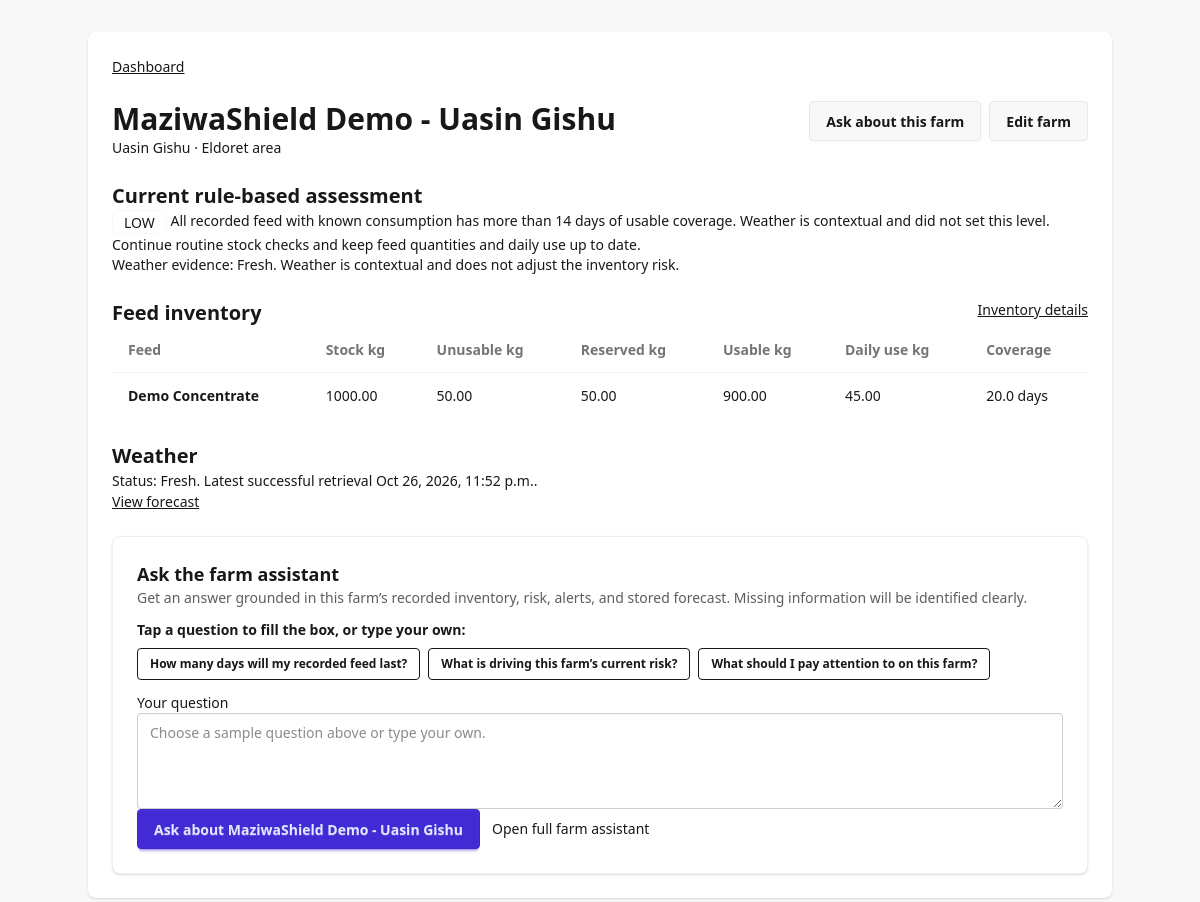
Screenshot of /farms/4/ (signed in) with the database file from the repository.
### farms/models.py (models this page shows, shortened)
class Farm(models.Model):
    owner = models.ForeignKey(
        settings.AUTH_USER_MODEL,
        on_delete=models.PROTECT,
        related_name="farms",
    )
    name = models.CharField(max_length=150)
    county = models.CharField(max_length=100, blank=True)
    location = models.CharField(max_length=255)
    herd_size = models.PositiveIntegerField(null=True, blank=True)
    average_daily_milk_litres = models.DecimalField(
        max_digits=10,
        decimal_places=2,
        null=True,
        blank=True,
        validators=[MinValueValidator(Decimal("0"))],
    )
    milk_price_per_litre_kes = models.DecimalField(
        max_digits=10,
        decimal_places=2,
        null=True,
        blank=True,
        validators=[MinValueValidator(Decimal("0"))],
    )
    latitude = models.DecimalField(
        max_digits=9,
        decimal_places=6,
        null=True,
        blank=True,
        validators=[MinValueValidator(Decimal("-90")), MaxValueValidator(Decimal("90"))],
    )
    longitude = models.DecimalField(
        max_digits=9,
        decimal_places=6,
        null=True,
        blank=True,
        validators=[
            MinValueValidator(Decimal("-180")),
            MaxValueValidator(Decimal("180")),
        ],
    )
    created_at = models.DateTimeField(auto_now_add=True)
    updated_at = models.DateTimeField(auto_now=True)
    class Meta:
        ordering = ["name"]
        constraints = [
            models.CheckConstraint(
                condition=(
                    Q(latitude__isnull=True, longitude__isnull=True)
                    | Q(latitude__isnull=False, longitude__isnull=False)
                ),
                name="farm_coordinates_both_or_neither",
            ),
            models.CheckConstraint(
                condition=Q(latitude__isnull=True)
                | Q(latitude__gte=Decimal("-90"), latitude__lte=Decimal("90")),
                name="farm_latitude_in_range",
            ),
            models.CheckConstraint(
                condition=Q(longitude__isnull=True)
                | Q(longitude__gte=Decimal("-180"), longitude__lte=Decimal("180")),
                name="farm_longitude_in_range",
            ),
        ]

class FeedInventory(models.Model):
    farm = models.ForeignKey(
        Farm,
        on_delete=models.CASCADE,
        related_name="inventory",
    )
    feed_type = models.ForeignKey(
        FeedType,
        on_delete=models.PROTECT,
        related_name="inventory_records",
    )
    stock_kg = models.DecimalField(
        max_digits=12,
        decimal_places=2,
        validators=[MinValueValidator(Decimal("0"))],
    )
    unusable_kg = models.DecimalField(
        max_digits=12,
        decimal_places=2,
        default=Decimal("0"),
        validators=[MinValueValidator(Decimal("0"))],
    )
    reserved_kg = models.DecimalField(
        max_digits=12,
        decimal_places=2,
        default=Decimal("0"),
        validators=[MinValueValidator(Decimal("0"))],
    )
    daily_consumption_kg = models.DecimalField(
        max_digits=10,
        decimal_places=2,
        validators=[MinValueValidator(Decimal("0"))],
        help_text="Recorded daily consumption for this feed type.",
    )
    updated_at = models.DateTimeField(auto_now=True)
    class Meta:
        ordering = ["farm__name", "feed_type__name"]
        constraints = [
            models.UniqueConstraint(
                fields=["farm", "feed_type"],
                name="unique_farm_feed_inventory",
            ),
            models.CheckConstraint(
                condition=Q(stock_kg__gte=0),
                name="inventory_stock_nonnegative",
            ),
            models.CheckConstraint(
                condition=Q(unusable_kg__gte=0),
                name="inventory_unusable_nonnegative",
            ),
            models.CheckConstraint(
                condition=Q(reserved_kg__gte=0),
                name="inventory_reserved_nonnegative",
            ),
            models.CheckConstraint(
                condition=Q(daily_consumption_kg__gte=0),
                name="inventory_consumption_nonnegative",
            ),
            models.CheckConstraint(
                condition=Q(unusable_kg__lte=models.F("stock_kg")),
                name="inventory_unusable_not_above_stock",
            ),
            models.CheckConstraint(
                condition=Q(reserved_kg__lte=models.F("stock_kg")),
                name="inventory_reserved_not_above_stock",
            ),
            models.CheckConstraint(
                condition=Q(
                    unusable_kg__lte=(
                        models.F("stock_kg") - models.F("reserved_kg")
                    )
                ),
                name="inventory_usable_stock_nonnegative",
            ),
        ]
    @property
    def usable_stock_kg(self):
        return (
            self.stock_kg
            - self.unusable_kg
            - self.reserved_kg
        )
    @property
    def coverage_days(self):
        if self.daily_consumption_kg is None or self.daily_consumption_kg <= 0:
            return None
        return self.usable_stock_kg / self.daily_consumption_kg

class FeedType(models.Model):
    class Category(models.TextChoices):
        HAY = "hay", "Hay"
        SILAGE = "silage", "Silage"
        PASTURE = "pasture", "Pasture"
        CONCENTRATE = "concentrate", "Concentrate"
        OTHER = "other", "Other"
    name = models.CharField(max_length=100, unique=True)
    category = models.CharField(
        max_length=20,
        choices=Category.choices,
        default=Category.OTHER,
    )
    description = models.TextField(blank=True, null=True)
    created_at = models.DateTimeField(auto_now_add=True)
    class Meta:
        ordering = ["name"]

### weather/models.py (models this page shows, shortened)
class WeatherForecastRun(models.Model):
    class Source(models.TextChoices):
        OPEN_METEO = "open_meteo", "Open-Meteo"
    class Status(models.TextChoices):
        SUCCESS = "SUCCESS", "Success"
        PARTIAL = "PARTIAL", "Partial"
        FAILED = "FAILED", "Failed"
    farm = models.ForeignKey(
        "farms.Farm",
        on_delete=models.CASCADE,
        related_name="weather_forecast_runs",
    )
    source = models.CharField(max_length=100, choices=Source.choices)
    fetched_at = models.DateTimeField(default=timezone.now)
    requested_latitude = models.DecimalField(
        max_digits=9,
        decimal_places=6,
        null=True,
        blank=True,
    )
    requested_longitude = models.DecimalField(
        max_digits=9,
        decimal_places=6,
        null=True,
        blank=True,
    )
    provider_timezone = models.CharField(max_length=100, null=True, blank=True)
    status = models.CharField(max_length=10, choices=Status.choices)
    error_summary = models.CharField(max_length=255, null=True, blank=True)
    created_at = models.DateTimeField(auto_now_add=True)
    class Meta:
        ordering = ["-fetched_at", "-pk"]
        indexes = [
            models.Index(fields=["farm", "-fetched_at"], name="weather_run_farm_time_idx"),
            models.Index(
                fields=["farm", "status", "-fetched_at"],
                name="weather_run_usable_idx",
            ),
        ]

### core/views.py (the view)
# urls.py: path('farms/<int:farm_id>/', views.farm_detail, name="farm_detail"),
@login_required
def farm_detail(request, farm_id):
  from django.shortcuts import get_object_or_404
  from weather.services.forecasts import forecast_freshness, last_successful_retrieval
  from weather.views import _farm_local_today
  farm = get_object_or_404(Farm, pk=farm_id, owner=request.user)
  result = evaluate_farm_risk(farm, persist=False)
  today = _farm_local_today()
  return render(request, "farms/farm_detail.html", {
    "farm": farm, "risk": result, "inventory": farm.inventory.select_related("feed_type"),
    "weather": forecast_freshness(farm, today), "last_retrieval": last_successful_retrieval(farm),
  })

### monitoring/services/risk.py (called while the page is built)
def _threshold(name, default):
    try:
        value = Decimal(str(getattr(settings, name, default)))
    except (InvalidOperation, TypeError, ValueError):
        return default
    if not value.is_finite() or value <= 0:
        return default
    return value

def _inventory_risk(coverage, high_days, medium_days):
    if coverage is None:
        return "UNKNOWN"
    if coverage <= high_days:
        return "HIGH"
    if coverage <= medium_days:
        return "MEDIUM"
    return "LOW"

def _farm_date(now):
    zone_name = getattr(settings, "WEATHER_PROVIDER_TIMEZONE", "Africa/Nairobi")
    try:
        zone = ZoneInfo(zone_name)
        return now.astimezone(zone).date()
    except (ZoneInfoNotFoundError, ValueError):
        return timezone.localdate(now)

def _recommendation(level, inventory_items):
    if level == "HIGH":
        return "Review the listed feed balances and arrange replenishment or a verified alternative for feed with 7 days or less of coverage."
    if level == "MEDIUM":
        return "Plan replenishment for feed with 14 days or less of coverage and confirm the recorded daily use is current."
    if level == "LOW":
        return "Continue routine stock checks and keep feed quantities and daily use up to date."
    return "Record a positive daily consumption value and inventory before relying on a coverage estimate."

### weather/services/forecasts.py (called while the page is built)
def _forecast_settings():
    horizon = int(getattr(settings, "WEATHER_FORECAST_DAYS", DEFAULT_FORECAST_DAYS))
    if not 1 <= horizon <= 16:
        horizon = DEFAULT_FORECAST_DAYS
    provider_timezone = getattr(
        settings,
        "WEATHER_PROVIDER_TIMEZONE",
        DEFAULT_PROVIDER_TIMEZONE,
    )
    timeout = float(getattr(settings, "WEATHER_HTTP_TIMEOUT_SECONDS", 15))
    return horizon, provider_timezone, timeout

def models_q_usable_records():
    return (
        Q(precipitation_mm__isnull=False)
        | Q(temperature_min_c__isnull=False)
        | Q(temperature_max_c__isnull=False)
    )

def _usable_records(farm, forecast_date=None):
    queryset = WeatherRecord.objects.filter(
        forecast_run__farm=farm,
        forecast_run__status__in=[
            WeatherForecastRun.Status.SUCCESS,
            WeatherForecastRun.Status.PARTIAL,
        ],
    ).filter(models_q_usable_records())
    if forecast_date is not None:
        queryset = queryset.filter(forecast_date=forecast_date)
    return queryset.order_by("-forecast_run__fetched_at", "-forecast_run_id", "-pk")

### templates/farms/farm_detail.html
{% extends 'base.html' %}{% block title %}{{ farm.name }} | MaziwaShield{% endblock %}{% block content %}
<main class="min-h-screen bg-base-200 p-4 sm:p-8"><article class="card mx-auto max-w-5xl bg-base-100 shadow"><div class="card-body space-y-4"><a class="link w-fit" href="{% url 'core:dashboard' %}">Dashboard</a><div class="flex flex-wrap justify-between gap-3"><div><h1 class="text-3xl font-bold">{{ farm.name }}</h1><p>{% if farm.county %}{{ farm.county }} · {% endif %}{{ farm.location }}</p></div><div class="flex gap-2"><a class="btn" href="{% url 'assistantAnalytics:ask' %}?farm={{ farm.id }}">Ask about this farm</a><a class="btn" href="{% url 'core:farm_edit' farm.id %}">Edit farm</a></div></div><section><h2 class="text-xl font-semibold">Current rule-based assessment</h2><p><span class="badge">{{ risk.risk_level }}</span> {{ risk.explanation }}</p><p>{{ risk.recommended_action }}</p><p class="text-sm">Weather evidence: {{ risk.weather.status|title }}. Weather is contextual and does not adjust the inventory risk.</p></section><section><div class="flex justify-between"><h2 class="text-xl font-semibold">Feed inventory</h2><a class="link" href="{% url 'core:inventory_list' farm.id %}">Inventory details</a></div>{% if inventory %}<div class="overflow-x-auto"><table class="table table-zebra"><thead><tr><th>Feed</th><th>Stock kg</th><th>Unusable kg</th><th>Reserved kg</th><th>Usable kg</th><th>Daily use kg</th><th>Coverage</th></tr></thead><tbody>{% for item in inventory %}<tr><th>{{ item.feed_type.name }}</th><td>{{ item.stock_kg }}</td><td>{{ item.unusable_kg }}</td><td>{{ item.reserved_kg }}</td><td>{{ item.usable_stock_kg }}</td><td>{{ item.daily_consumption_kg }}</td><td>{% if item.coverage_days is not None %}{{ item.coverage_days|floatformat:1 }} days{% else %}Unknown{% endif %}</td></tr>{% endfor %}</tbody></table></div>{% else %}<div role="alert" class="alert alert-info">No feed inventory has been recorded.</div>{% endif %}</section><section><h2 class="text-xl font-semibold">Weather</h2><p>Status: {{ weather.status|title }}. {% if last_retrieval %}Latest successful retrieval {{ last_retrieval.fetched_at|date:'M j, Y, P' }}.{% else %}No successful retrieval is available.{% endif %}</p><a class="link" href="{% url 'weather:farm_forecast' farm.id %}">View forecast</a></section><div>{% include 'assistantAnalytics/_farm_question_prompt.html' with farm=farm question_one='How many days will my recorded feed last?' question_two='What is driving this farm’s current risk?' starter_question='What should I pay attention to on this farm?' %}</div></div></article></main>{% endblock %}

### templates/assistantAnalytics/_farm_question_prompt.html (shortened to what this page needs)
<section class="card border border-base-300 bg-base-100 shadow-sm" data-farm-assistant>
  <div class="card-body gap-3">
    <div>
      <h2 class="card-title">Ask the farm assistant</h2>
      <p class="text-sm text-base-content/70">Get an answer grounded in this farm’s recorded inventory, risk, alerts, and stored forecast. Missing information will be identified clearly.</p>
    </div>
    <div class="space-y-2" aria-label="Sample questions">
      <p class="text-sm font-semibold">Tap a question to fill the box, or type your own:</p>
      <div class="flex flex-wrap gap-2">
        <button class="btn btn-sm btn-outline" type="button" data-assistant-question="{{ question_one }}">{{ question_one }}</button>
        <button class="btn btn-sm btn-outline" type="button" data-assistant-question="{{ question_two }}">{{ question_two }}</button>
        {% if starter_question %}<button class="btn btn-sm btn-outline" type="button" data-assistant-question="{{ starter_question }}">{{ starter_question }}</button>{% endif %}
      </div>
    </div>
    <form method="post" action="{% url 'assistantAnalytics:ask' %}" class="space-y-3">
      <label class="form-control w-full">
        <span class="label-text mb-2">Your question</span>
        <textarea class="textarea textarea-bordered min-h-24 w-full" name="question" rows="3" maxlength="1000" required placeholder="Choose a sample question above or type your own."></textarea>
      </label>
      <div class="flex flex-wrap items-center gap-3">
        <button class="btn btn-primary" type="submit">Ask about {{ farm.name }}</button>
        <a class="link link-hover text-sm" href="{% url 'assistantAnalytics:ask' %}?farm={{ farm.pk }}">Open full farm assistant</a>
      </div>
    </form>
  </div>
</section>

### rows the page displays
Farm: name "MaziwaShield Demo - Uasin Gishu", county "Uasin Gishu", location "Eldoret area"
FeedInventory: feed_type.name "Demo Concentrate", stock_kg "1000.00", unusable_kg "50.00", reserved_kg "50.00", usable_stock_kg "900.00", daily_consumption_kg "45.00", coverage_days "20.0"
WeatherForecastRun: fetched_at "Oct 26, 2026, 11:52 p.m."

### other values shown
{{ risk.risk_level }} "LOW"
{{ risk.explanation }} "All recorded feed with known consumption has more than 14 days of usable coverage. Weather is contextual and did not set this level."
{{ risk.recommended_action }} "Continue routine stock checks and keep feed quantities and daily use up to date."
{{ risk.weather.status|title }} "Fresh"
{{ weather.status|title }} "Fresh"
{{ question_one }} "How many days will my recorded feed last?"
{{ question_two }} "What is driving this farm’s current risk?"
{{ starter_question }} "What should I pay attention to on this farm?"
